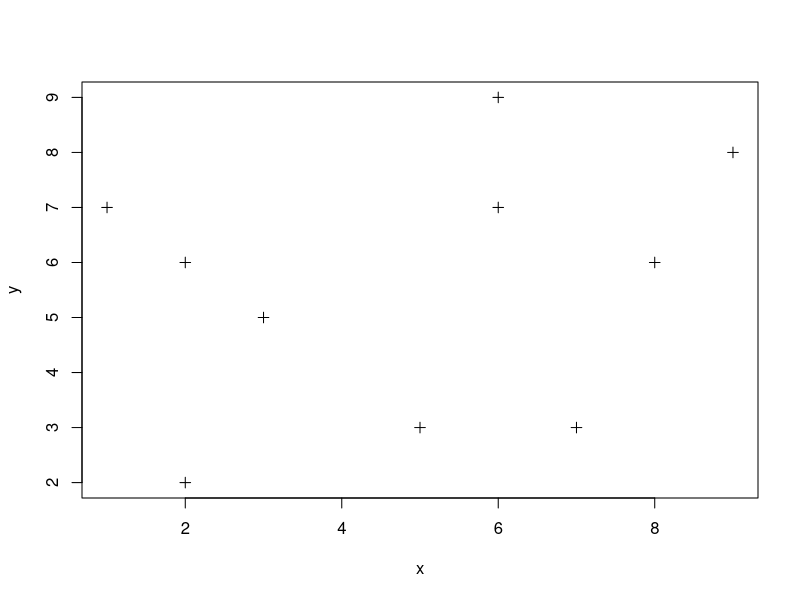
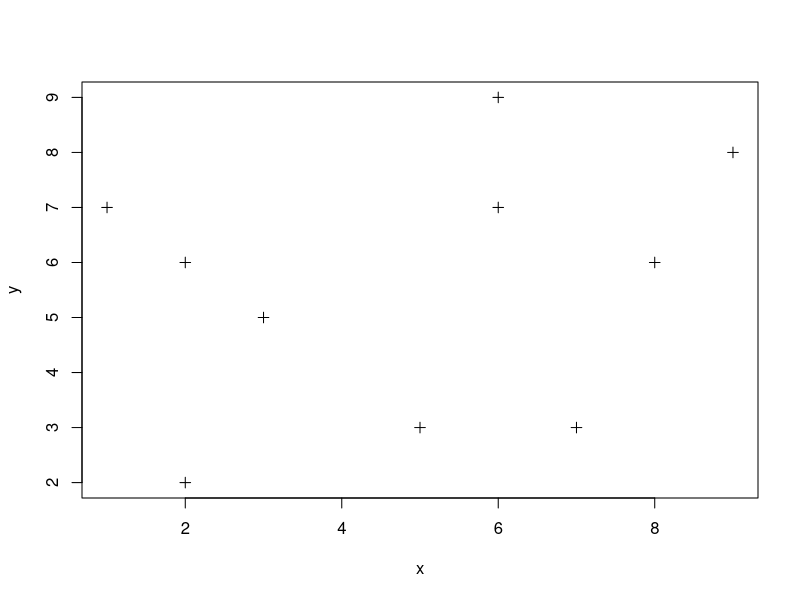
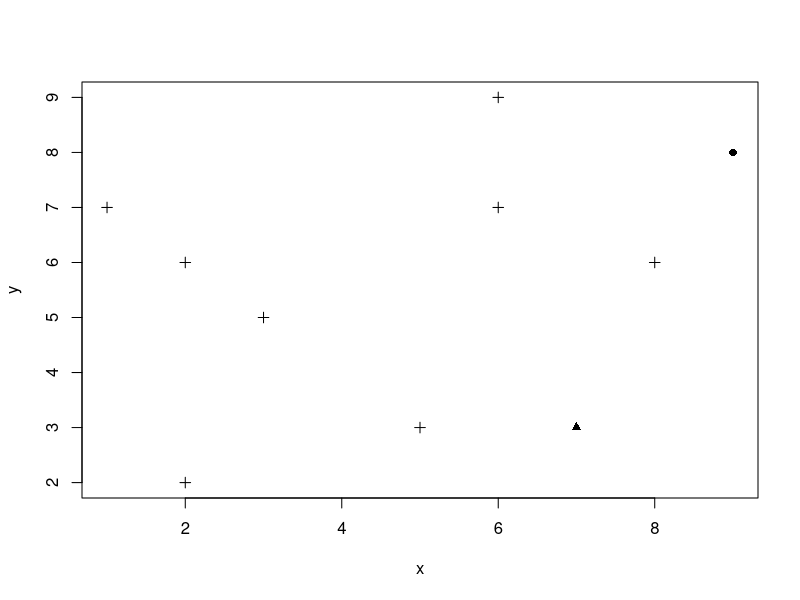
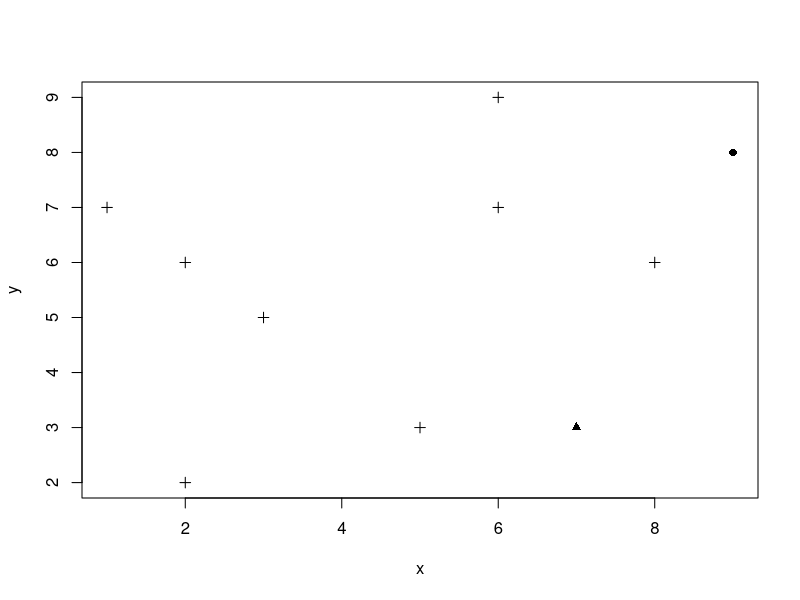
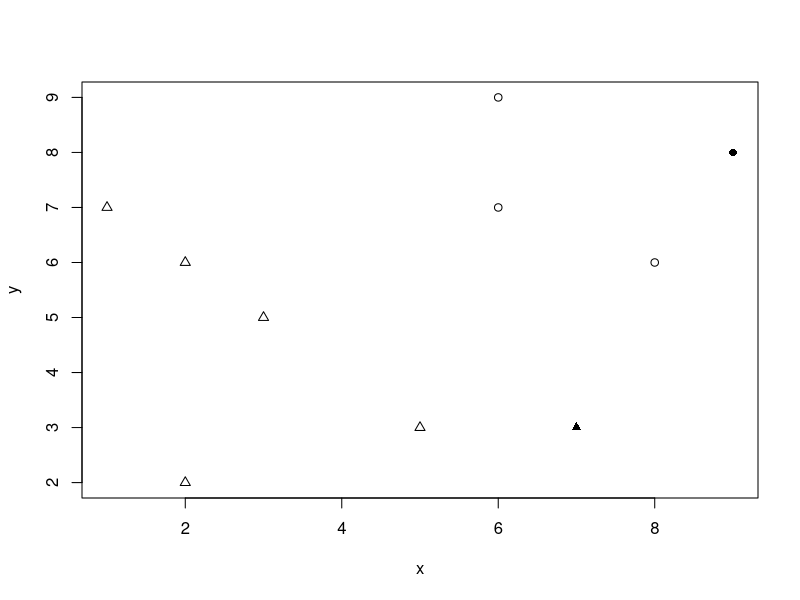
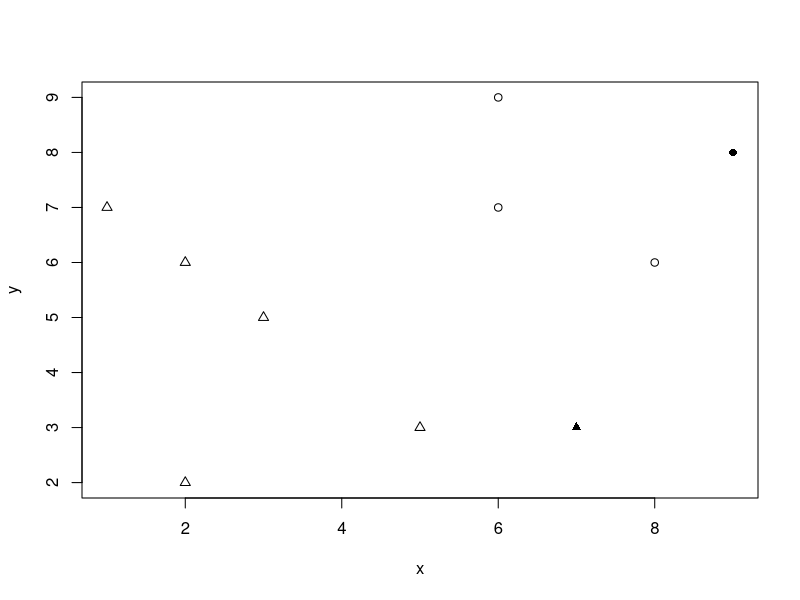
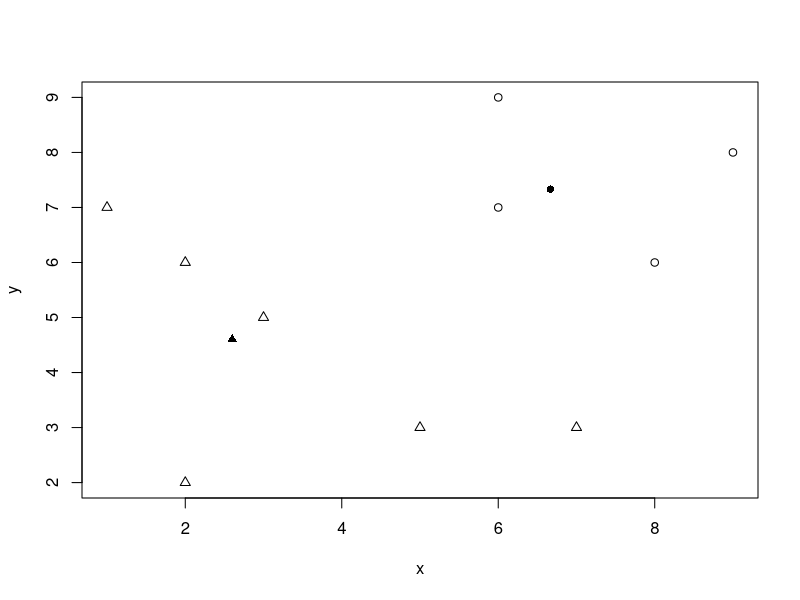
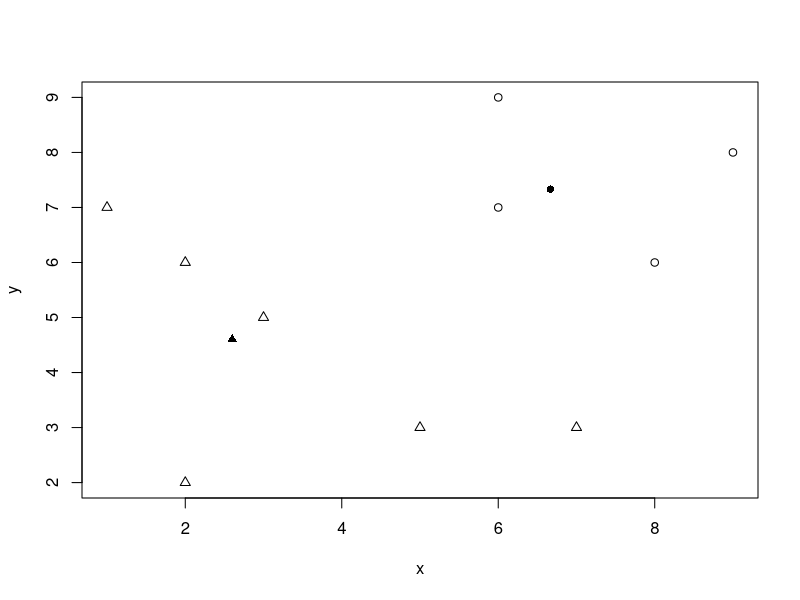

Write the R code that produced these figures, in order.
x <- c(1, 2, 5, 3, 9, 2, 8, 7, 6, 6)
y <- c(7, 6, 3, 5, 8, 2, 6, 3, 9, 7)

n <- 10
circle <- 1
full_circle <- 16
triangle <- 2
full_triangle <- 17
cross <- 3

df <- data.frame(x, y, forms = rep(cross, n))

save_images <- function(filename, df) {
  png(paste(filename, ".png", sep = ""))
  plot(df$x, df$y, pch = df$forms, xlab = "x", ylab = "y")
  dev.off()
  svg(paste(filename, ".svg", sep = ""))
  plot(df$x, df$y, pch = df$forms, xlab = "x", ylab = "y")
  dev.off()
}

save_images("kmeans_before", df)

index1 <- 5
index2 <- 8
df$forms[index1] <- full_circle
df$forms[index2] <- full_triangle
save_images("kmeans_init", df)

dist <- function(x1, y1, x2, y2) {
  return(sqrt((x1 - x2)^2 + (y1 - y2)^2))
}

x1 <- df$x[index1]
y1 <- df$y[index1]
x2 <- df$x[index2]
y2 <- df$y[index2]

df$forms <- apply(df, 1,
               function(row) {
                 d1 <- dist(row[1], row[2], x1, y1)
                 d2 <- dist(row[1], row[2], x2, y2)
                 if (d1 < d2) {
                   return(circle)
                 } else {
                   return(triangle)
                 }
               })
df$forms[index1] <- full_circle
df$forms[index2] <- full_triangle
save_images("kmeans_first", df)

x1 <- mean(df[df$forms == circle, "x"])
y1 <- mean(df[df$forms == circle, "y"])
x2 <- mean(df[df$forms == triangle, "x"])
y2 <- mean(df[df$forms == triangle, "y"])
df$forms[index1] <- circle
df$forms[index2] <- triangle
df <- rbind(df, c(x1, y1, full_circle), c(x2, y2, full_triangle))
save_images("kmeans_new_center", df)
